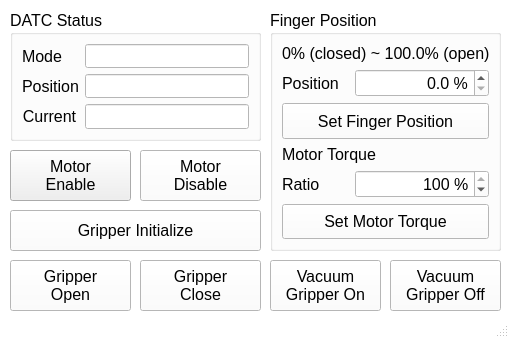
<?xml version="1.0" encoding="UTF-8"?>
<ui version="4.0">
 <class>MainWindow</class>
 <widget class="QMainWindow" name="MainWindow">
  <property name="geometry">
   <rect>
    <x>0</x>
    <y>0</y>
    <width>509</width>
    <height>338</height>
   </rect>
  </property>
  <property name="palette">
   <palette>
    <active>
     <colorrole role="Button">
      <brush brushstyle="SolidPattern">
       <color alpha="255">
        <red>255</red>
        <green>255</green>
        <blue>255</blue>
       </color>
      </brush>
     </colorrole>
     <colorrole role="Base">
      <brush brushstyle="SolidPattern">
       <color alpha="255">
        <red>255</red>
        <green>255</green>
        <blue>255</blue>
       </color>
      </brush>
     </colorrole>
     <colorrole role="Window">
      <brush brushstyle="SolidPattern">
       <color alpha="255">
        <red>255</red>
        <green>255</green>
        <blue>255</blue>
       </color>
      </brush>
     </colorrole>
    </active>
    <inactive>
     <colorrole role="Button">
      <brush brushstyle="SolidPattern">
       <color alpha="255">
        <red>255</red>
        <green>255</green>
        <blue>255</blue>
       </color>
      </brush>
     </colorrole>
     <colorrole role="Base">
      <brush brushstyle="SolidPattern">
       <color alpha="255">
        <red>255</red>
        <green>255</green>
        <blue>255</blue>
       </color>
      </brush>
     </colorrole>
     <colorrole role="Window">
      <brush brushstyle="SolidPattern">
       <color alpha="255">
        <red>255</red>
        <green>255</green>
        <blue>255</blue>
       </color>
      </brush>
     </colorrole>
    </inactive>
    <disabled>
     <colorrole role="Button">
      <brush brushstyle="SolidPattern">
       <color alpha="255">
        <red>255</red>
        <green>255</green>
        <blue>255</blue>
       </color>
      </brush>
     </colorrole>
     <colorrole role="Base">
      <brush brushstyle="SolidPattern">
       <color alpha="255">
        <red>255</red>
        <green>255</green>
        <blue>255</blue>
       </color>
      </brush>
     </colorrole>
     <colorrole role="Window">
      <brush brushstyle="SolidPattern">
       <color alpha="255">
        <red>255</red>
        <green>255</green>
        <blue>255</blue>
       </color>
      </brush>
     </colorrole>
    </disabled>
   </palette>
  </property>
  <property name="windowTitle">
   <string>Gripper Control UI</string>
  </property>
  <widget class="QWidget" name="centralwidget">
   <widget class="QPushButton" name="pushButton_cmd_disable">
    <property name="geometry">
     <rect>
      <x>140</x>
      <y>150</y>
      <width>121</width>
      <height>51</height>
     </rect>
    </property>
    <property name="font">
     <font>
      <pointsize>12</pointsize>
     </font>
    </property>
    <property name="text">
     <string>Motor
Disable</string>
    </property>
    <property name="checkable">
     <bool>false</bool>
    </property>
   </widget>
   <widget class="QPushButton" name="pushButton_cmd_initialize">
    <property name="geometry">
     <rect>
      <x>10</x>
      <y>210</y>
      <width>251</width>
      <height>41</height>
     </rect>
    </property>
    <property name="font">
     <font>
      <pointsize>12</pointsize>
     </font>
    </property>
    <property name="text">
     <string>Gripper Initialize</string>
    </property>
    <property name="checkable">
     <bool>false</bool>
    </property>
   </widget>
   <widget class="QPushButton" name="pushButton_cmd_grp_open">
    <property name="geometry">
     <rect>
      <x>10</x>
      <y>260</y>
      <width>121</width>
      <height>51</height>
     </rect>
    </property>
    <property name="font">
     <font>
      <pointsize>12</pointsize>
     </font>
    </property>
    <property name="text">
     <string>Gripper
Open</string>
    </property>
    <property name="checkable">
     <bool>false</bool>
    </property>
   </widget>
   <widget class="QPushButton" name="pushButton_cmd_enable">
    <property name="geometry">
     <rect>
      <x>10</x>
      <y>150</y>
      <width>121</width>
      <height>51</height>
     </rect>
    </property>
    <property name="palette">
     <palette>
      <active>
       <colorrole role="WindowText">
        <brush brushstyle="SolidPattern">
         <color alpha="255">
          <red>0</red>
          <green>0</green>
          <blue>0</blue>
         </color>
        </brush>
       </colorrole>
       <colorrole role="Button">
        <brush brushstyle="SolidPattern">
         <color alpha="255">
          <red>255</red>
          <green>255</green>
          <blue>255</blue>
         </color>
        </brush>
       </colorrole>
       <colorrole role="Light">
        <brush brushstyle="SolidPattern">
         <color alpha="255">
          <red>255</red>
          <green>255</green>
          <blue>255</blue>
         </color>
        </brush>
       </colorrole>
       <colorrole role="Midlight">
        <brush brushstyle="SolidPattern">
         <color alpha="255">
          <red>246</red>
          <green>246</green>
          <blue>245</blue>
         </color>
        </brush>
       </colorrole>
       <colorrole role="Dark">
        <brush brushstyle="SolidPattern">
         <color alpha="255">
          <red>119</red>
          <green>119</green>
          <blue>118</blue>
         </color>
        </brush>
       </colorrole>
       <colorrole role="Mid">
        <brush brushstyle="SolidPattern">
         <color alpha="255">
          <red>159</red>
          <green>159</green>
          <blue>157</blue>
         </color>
        </brush>
       </colorrole>
       <colorrole role="Text">
        <brush brushstyle="SolidPattern">
         <color alpha="255">
          <red>0</red>
          <green>0</green>
          <blue>0</blue>
         </color>
        </brush>
       </colorrole>
       <colorrole role="BrightText">
        <brush brushstyle="SolidPattern">
         <color alpha="255">
          <red>255</red>
          <green>255</green>
          <blue>255</blue>
         </color>
        </brush>
       </colorrole>
       <colorrole role="ButtonText">
        <brush brushstyle="SolidPattern">
         <color alpha="255">
          <red>0</red>
          <green>0</green>
          <blue>0</blue>
         </color>
        </brush>
       </colorrole>
       <colorrole role="Base">
        <brush brushstyle="SolidPattern">
         <color alpha="255">
          <red>255</red>
          <green>255</green>
          <blue>255</blue>
         </color>
        </brush>
       </colorrole>
       <colorrole role="Window">
        <brush brushstyle="SolidPattern">
         <color alpha="255">
          <red>238</red>
          <green>238</green>
          <blue>236</blue>
         </color>
        </brush>
       </colorrole>
       <colorrole role="Shadow">
        <brush brushstyle="SolidPattern">
         <color alpha="255">
          <red>0</red>
          <green>0</green>
          <blue>0</blue>
         </color>
        </brush>
       </colorrole>
       <colorrole role="AlternateBase">
        <brush brushstyle="SolidPattern">
         <color alpha="255">
          <red>246</red>
          <green>246</green>
          <blue>245</blue>
         </color>
        </brush>
       </colorrole>
       <colorrole role="ToolTipBase">
        <brush brushstyle="SolidPattern">
         <color alpha="255">
          <red>255</red>
          <green>255</green>
          <blue>220</blue>
         </color>
        </brush>
       </colorrole>
       <colorrole role="ToolTipText">
        <brush brushstyle="SolidPattern">
         <color alpha="255">
          <red>0</red>
          <green>0</green>
          <blue>0</blue>
         </color>
        </brush>
       </colorrole>
       <colorrole role="PlaceholderText">
        <brush brushstyle="SolidPattern">
         <color alpha="128">
          <red>0</red>
          <green>0</green>
          <blue>0</blue>
         </color>
        </brush>
       </colorrole>
      </active>
      <inactive>
       <colorrole role="WindowText">
        <brush brushstyle="SolidPattern">
         <color alpha="255">
          <red>0</red>
          <green>0</green>
          <blue>0</blue>
         </color>
        </brush>
       </colorrole>
       <colorrole role="Button">
        <brush brushstyle="SolidPattern">
         <color alpha="255">
          <red>239</red>
          <green>239</green>
          <blue>239</blue>
         </color>
        </brush>
       </colorrole>
       <colorrole role="Light">
        <brush brushstyle="SolidPattern">
         <color alpha="255">
          <red>255</red>
          <green>255</green>
          <blue>255</blue>
         </color>
        </brush>
       </colorrole>
       <colorrole role="Midlight">
        <brush brushstyle="SolidPattern">
         <color alpha="255">
          <red>202</red>
          <green>202</green>
          <blue>202</blue>
         </color>
        </brush>
       </colorrole>
       <colorrole role="Dark">
        <brush brushstyle="SolidPattern">
         <color alpha="255">
          <red>159</red>
          <green>159</green>
          <blue>159</blue>
         </color>
        </brush>
       </colorrole>
       <colorrole role="Mid">
        <brush brushstyle="SolidPattern">
         <color alpha="255">
          <red>184</red>
          <green>184</green>
          <blue>184</blue>
         </color>
        </brush>
       </colorrole>
       <colorrole role="Text">
        <brush brushstyle="SolidPattern">
         <color alpha="255">
          <red>0</red>
          <green>0</green>
          <blue>0</blue>
         </color>
        </brush>
       </colorrole>
       <colorrole role="BrightText">
        <brush brushstyle="SolidPattern">
         <color alpha="255">
          <red>255</red>
          <green>255</green>
          <blue>255</blue>
         </color>
        </brush>
       </colorrole>
       <colorrole role="ButtonText">
        <brush brushstyle="SolidPattern">
         <color alpha="255">
          <red>0</red>
          <green>0</green>
          <blue>0</blue>
         </color>
        </brush>
       </colorrole>
       <colorrole role="Base">
        <brush brushstyle="SolidPattern">
         <color alpha="255">
          <red>255</red>
          <green>255</green>
          <blue>255</blue>
         </color>
        </brush>
       </colorrole>
       <colorrole role="Window">
        <brush brushstyle="SolidPattern">
         <color alpha="255">
          <red>239</red>
          <green>239</green>
          <blue>239</blue>
         </color>
        </brush>
       </colorrole>
       <colorrole role="Shadow">
        <brush brushstyle="SolidPattern">
         <color alpha="255">
          <red>118</red>
          <green>118</green>
          <blue>118</blue>
         </color>
        </brush>
       </colorrole>
       <colorrole role="AlternateBase">
        <brush brushstyle="SolidPattern">
         <color alpha="255">
          <red>247</red>
          <green>247</green>
          <blue>247</blue>
         </color>
        </brush>
       </colorrole>
       <colorrole role="ToolTipBase">
        <brush brushstyle="SolidPattern">
         <color alpha="255">
          <red>255</red>
          <green>255</green>
          <blue>220</blue>
         </color>
        </brush>
       </colorrole>
       <colorrole role="ToolTipText">
        <brush brushstyle="SolidPattern">
         <color alpha="255">
          <red>0</red>
          <green>0</green>
          <blue>0</blue>
         </color>
        </brush>
       </colorrole>
       <colorrole role="PlaceholderText">
        <brush brushstyle="SolidPattern">
         <color alpha="128">
          <red>0</red>
          <green>0</green>
          <blue>0</blue>
         </color>
        </brush>
       </colorrole>
      </inactive>
      <disabled>
       <colorrole role="WindowText">
        <brush brushstyle="SolidPattern">
         <color alpha="255">
          <red>119</red>
          <green>119</green>
          <blue>118</blue>
         </color>
        </brush>
       </colorrole>
       <colorrole role="Button">
        <brush brushstyle="SolidPattern">
         <color alpha="255">
          <red>255</red>
          <green>255</green>
          <blue>255</blue>
         </color>
        </brush>
       </colorrole>
       <colorrole role="Light">
        <brush brushstyle="SolidPattern">
         <color alpha="255">
          <red>255</red>
          <green>255</green>
          <blue>255</blue>
         </color>
        </brush>
       </colorrole>
       <colorrole role="Midlight">
        <brush brushstyle="SolidPattern">
         <color alpha="255">
          <red>246</red>
          <green>246</green>
          <blue>245</blue>
         </color>
        </brush>
       </colorrole>
       <colorrole role="Dark">
        <brush brushstyle="SolidPattern">
         <color alpha="255">
          <red>119</red>
          <green>119</green>
          <blue>118</blue>
         </color>
        </brush>
       </colorrole>
       <colorrole role="Mid">
        <brush brushstyle="SolidPattern">
         <color alpha="255">
          <red>159</red>
          <green>159</green>
          <blue>157</blue>
         </color>
        </brush>
       </colorrole>
       <colorrole role="Text">
        <brush brushstyle="SolidPattern">
         <color alpha="255">
          <red>119</red>
          <green>119</green>
          <blue>118</blue>
         </color>
        </brush>
       </colorrole>
       <colorrole role="BrightText">
        <brush brushstyle="SolidPattern">
         <color alpha="255">
          <red>255</red>
          <green>255</green>
          <blue>255</blue>
         </color>
        </brush>
       </colorrole>
       <colorrole role="ButtonText">
        <brush brushstyle="SolidPattern">
         <color alpha="255">
          <red>119</red>
          <green>119</green>
          <blue>118</blue>
         </color>
        </brush>
       </colorrole>
       <colorrole role="Base">
        <brush brushstyle="SolidPattern">
         <color alpha="255">
          <red>238</red>
          <green>238</green>
          <blue>236</blue>
         </color>
        </brush>
       </colorrole>
       <colorrole role="Window">
        <brush brushstyle="SolidPattern">
         <color alpha="255">
          <red>238</red>
          <green>238</green>
          <blue>236</blue>
         </color>
        </brush>
       </colorrole>
       <colorrole role="Shadow">
        <brush brushstyle="SolidPattern">
         <color alpha="255">
          <red>177</red>
          <green>177</green>
          <blue>177</blue>
         </color>
        </brush>
       </colorrole>
       <colorrole role="AlternateBase">
        <brush brushstyle="SolidPattern">
         <color alpha="255">
          <red>247</red>
          <green>247</green>
          <blue>247</blue>
         </color>
        </brush>
       </colorrole>
       <colorrole role="ToolTipBase">
        <brush brushstyle="SolidPattern">
         <color alpha="255">
          <red>255</red>
          <green>255</green>
          <blue>220</blue>
         </color>
        </brush>
       </colorrole>
       <colorrole role="ToolTipText">
        <brush brushstyle="SolidPattern">
         <color alpha="255">
          <red>0</red>
          <green>0</green>
          <blue>0</blue>
         </color>
        </brush>
       </colorrole>
       <colorrole role="PlaceholderText">
        <brush brushstyle="SolidPattern">
         <color alpha="128">
          <red>0</red>
          <green>0</green>
          <blue>0</blue>
         </color>
        </brush>
       </colorrole>
      </disabled>
     </palette>
    </property>
    <property name="font">
     <font>
      <pointsize>12</pointsize>
     </font>
    </property>
    <property name="text">
     <string>Motor
Enable</string>
    </property>
    <property name="checkable">
     <bool>false</bool>
    </property>
   </widget>
   <widget class="QPushButton" name="pushButton_cmd_grp_vacuum_off">
    <property name="geometry">
     <rect>
      <x>390</x>
      <y>260</y>
      <width>111</width>
      <height>51</height>
     </rect>
    </property>
    <property name="font">
     <font>
      <pointsize>12</pointsize>
     </font>
    </property>
    <property name="text">
     <string>Vacuum
Gripper Off</string>
    </property>
    <property name="checkable">
     <bool>false</bool>
    </property>
   </widget>
   <widget class="QGroupBox" name="groupBox_8">
    <property name="geometry">
     <rect>
      <x>10</x>
      <y>10</y>
      <width>251</width>
      <height>131</height>
     </rect>
    </property>
    <property name="font">
     <font>
      <pointsize>12</pointsize>
     </font>
    </property>
    <property name="title">
     <string>DATC Status</string>
    </property>
    <layout class="QFormLayout" name="formLayout">
     <item row="0" column="0">
      <widget class="QLabel" name="label_45">
       <property name="font">
        <font>
         <pointsize>12</pointsize>
        </font>
       </property>
       <property name="text">
        <string>Mode</string>
       </property>
       <property name="alignment">
        <set>Qt::AlignCenter</set>
       </property>
      </widget>
     </item>
     <item row="0" column="1">
      <widget class="QLineEdit" name="lineEdit_monitor_mode">
       <property name="font">
        <font>
         <pointsize>11</pointsize>
        </font>
       </property>
       <property name="text">
        <string/>
       </property>
       <property name="alignment">
        <set>Qt::AlignRight|Qt::AlignTrailing|Qt::AlignVCenter</set>
       </property>
       <property name="readOnly">
        <bool>true</bool>
       </property>
      </widget>
     </item>
     <item row="1" column="0">
      <widget class="QLabel" name="label_41">
       <property name="font">
        <font>
         <pointsize>12</pointsize>
        </font>
       </property>
       <property name="text">
        <string>Position</string>
       </property>
       <property name="alignment">
        <set>Qt::AlignCenter</set>
       </property>
      </widget>
     </item>
     <item row="1" column="1">
      <widget class="QLineEdit" name="lineEdit_monitor_position">
       <property name="font">
        <font>
         <pointsize>12</pointsize>
        </font>
       </property>
       <property name="alignment">
        <set>Qt::AlignRight|Qt::AlignTrailing|Qt::AlignVCenter</set>
       </property>
       <property name="readOnly">
        <bool>true</bool>
       </property>
      </widget>
     </item>
     <item row="2" column="0">
      <widget class="QLabel" name="label_43">
       <property name="font">
        <font>
         <pointsize>12</pointsize>
        </font>
       </property>
       <property name="text">
        <string>Current</string>
       </property>
       <property name="alignment">
        <set>Qt::AlignCenter</set>
       </property>
      </widget>
     </item>
     <item row="2" column="1">
      <widget class="QLineEdit" name="lineEdit_monitor_current">
       <property name="font">
        <font>
         <pointsize>12</pointsize>
        </font>
       </property>
       <property name="alignment">
        <set>Qt::AlignRight|Qt::AlignTrailing|Qt::AlignVCenter</set>
       </property>
       <property name="readOnly">
        <bool>true</bool>
       </property>
      </widget>
     </item>
    </layout>
   </widget>
   <widget class="QPushButton" name="pushButton_cmd_grp_vacuum_on">
    <property name="geometry">
     <rect>
      <x>270</x>
      <y>260</y>
      <width>111</width>
      <height>51</height>
     </rect>
    </property>
    <property name="font">
     <font>
      <pointsize>12</pointsize>
     </font>
    </property>
    <property name="text">
     <string>Vacuum
Gripper On</string>
    </property>
    <property name="checkable">
     <bool>false</bool>
    </property>
   </widget>
   <widget class="QPushButton" name="pushButton_cmd_grp_close">
    <property name="geometry">
     <rect>
      <x>140</x>
      <y>260</y>
      <width>121</width>
      <height>51</height>
     </rect>
    </property>
    <property name="font">
     <font>
      <pointsize>12</pointsize>
     </font>
    </property>
    <property name="text">
     <string>Gripper
Close</string>
    </property>
    <property name="checkable">
     <bool>false</bool>
    </property>
   </widget>
   <widget class="QGroupBox" name="groupBox_10">
    <property name="geometry">
     <rect>
      <x>270</x>
      <y>10</y>
      <width>231</width>
      <height>241</height>
     </rect>
    </property>
    <property name="font">
     <font>
      <pointsize>12</pointsize>
     </font>
    </property>
    <property name="title">
     <string>Finger Position </string>
    </property>
    <layout class="QGridLayout" name="gridLayout">
     <item row="4" column="0">
      <widget class="QLabel" name="label_48">
       <property name="font">
        <font>
         <pointsize>12</pointsize>
        </font>
       </property>
       <property name="text">
        <string>Ratio</string>
       </property>
       <property name="alignment">
        <set>Qt::AlignLeading|Qt::AlignLeft|Qt::AlignVCenter</set>
       </property>
      </widget>
     </item>
     <item row="4" column="1" colspan="2">
      <widget class="QSpinBox" name="spinBox_motor_torque_ratio">
       <property name="font">
        <font>
         <pointsize>12</pointsize>
        </font>
       </property>
       <property name="frame">
        <bool>true</bool>
       </property>
       <property name="alignment">
        <set>Qt::AlignRight|Qt::AlignTrailing|Qt::AlignVCenter</set>
       </property>
       <property name="suffix">
        <string> %</string>
       </property>
       <property name="minimum">
        <number>50</number>
       </property>
       <property name="maximum">
        <number>100</number>
       </property>
       <property name="singleStep">
        <number>5</number>
       </property>
       <property name="value">
        <number>100</number>
       </property>
      </widget>
     </item>
     <item row="2" column="0" colspan="3">
      <widget class="QPushButton" name="pushButton_set_position">
       <property name="sizePolicy">
        <sizepolicy hsizetype="Minimum" vsizetype="Expanding">
         <horstretch>0</horstretch>
         <verstretch>0</verstretch>
        </sizepolicy>
       </property>
       <property name="font">
        <font>
         <pointsize>12</pointsize>
        </font>
       </property>
       <property name="text">
        <string>Set Finger Position</string>
       </property>
       <property name="checkable">
        <bool>false</bool>
       </property>
      </widget>
     </item>
     <item row="0" column="0" colspan="3">
      <widget class="QLabel" name="label_46">
       <property name="palette">
        <palette>
         <active>
          <colorrole role="WindowText">
           <brush brushstyle="SolidPattern">
            <color alpha="255">
             <red>38</red>
             <green>162</green>
             <blue>105</blue>
            </color>
           </brush>
          </colorrole>
         </active>
         <inactive>
          <colorrole role="WindowText">
           <brush brushstyle="SolidPattern">
            <color alpha="255">
             <red>0</red>
             <green>0</green>
             <blue>0</blue>
            </color>
           </brush>
          </colorrole>
         </inactive>
         <disabled>
          <colorrole role="WindowText">
           <brush brushstyle="SolidPattern">
            <color alpha="255">
             <red>190</red>
             <green>190</green>
             <blue>190</blue>
            </color>
           </brush>
          </colorrole>
         </disabled>
        </palette>
       </property>
       <property name="font">
        <font>
         <pointsize>12</pointsize>
         <kerning>true</kerning>
        </font>
       </property>
       <property name="text">
        <string>0% (closed) ~ 100.0% (open)</string>
       </property>
       <property name="alignment">
        <set>Qt::AlignLeading|Qt::AlignLeft|Qt::AlignVCenter</set>
       </property>
      </widget>
     </item>
     <item row="5" column="0" colspan="3">
      <widget class="QPushButton" name="pushButton_set_torque_ratio">
       <property name="sizePolicy">
        <sizepolicy hsizetype="Minimum" vsizetype="Expanding">
         <horstretch>0</horstretch>
         <verstretch>0</verstretch>
        </sizepolicy>
       </property>
       <property name="font">
        <font>
         <pointsize>12</pointsize>
        </font>
       </property>
       <property name="text">
        <string>Set Motor Torque</string>
       </property>
       <property name="checkable">
        <bool>false</bool>
       </property>
      </widget>
     </item>
     <item row="3" column="0" colspan="3">
      <widget class="QLabel" name="label_49">
       <property name="palette">
        <palette>
         <active>
          <colorrole role="WindowText">
           <brush brushstyle="SolidPattern">
            <color alpha="255">
             <red>38</red>
             <green>162</green>
             <blue>105</blue>
            </color>
           </brush>
          </colorrole>
         </active>
         <inactive>
          <colorrole role="WindowText">
           <brush brushstyle="SolidPattern">
            <color alpha="255">
             <red>0</red>
             <green>0</green>
             <blue>0</blue>
            </color>
           </brush>
          </colorrole>
         </inactive>
         <disabled>
          <colorrole role="WindowText">
           <brush brushstyle="SolidPattern">
            <color alpha="255">
             <red>190</red>
             <green>190</green>
             <blue>190</blue>
            </color>
           </brush>
          </colorrole>
         </disabled>
        </palette>
       </property>
       <property name="font">
        <font>
         <pointsize>12</pointsize>
         <kerning>true</kerning>
        </font>
       </property>
       <property name="text">
        <string>Motor Torque</string>
       </property>
       <property name="alignment">
        <set>Qt::AlignLeading|Qt::AlignLeft|Qt::AlignVCenter</set>
       </property>
      </widget>
     </item>
     <item row="1" column="0">
      <widget class="QLabel" name="label_47">
       <property name="font">
        <font>
         <pointsize>12</pointsize>
        </font>
       </property>
       <property name="text">
        <string>Position</string>
       </property>
       <property name="alignment">
        <set>Qt::AlignLeading|Qt::AlignLeft|Qt::AlignVCenter</set>
       </property>
      </widget>
     </item>
     <item row="1" column="1" colspan="2">
      <widget class="QDoubleSpinBox" name="doubleSpinBox_grpPos_ctrl_range_1">
       <property name="alignment">
        <set>Qt::AlignRight|Qt::AlignTrailing|Qt::AlignVCenter</set>
       </property>
       <property name="suffix">
        <string> %</string>
       </property>
       <property name="decimals">
        <number>1</number>
       </property>
       <property name="singleStep">
        <double>5.000000000000000</double>
       </property>
      </widget>
     </item>
    </layout>
   </widget>
  </widget>
  <widget class="QStatusBar" name="statusBar"/>
 </widget>
 <resources/>
 <connections/>
</ui>
